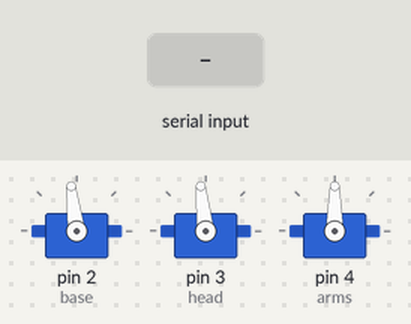
The sketch below on a simulated Arduino Uno, built with avr-gcc and run on an emulated ATmega328P. Shown: 3 × servo. The test bench sets the inputs (shaded band).

Above: at 1.13 s.
1.3 s: "90,45\n" received over Serial
At 2.3 s:
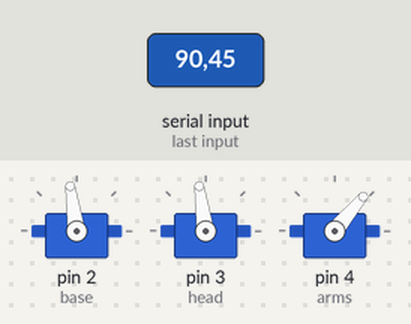
4.3 s: "30,150\n" received over Serial
At 5.49 s:
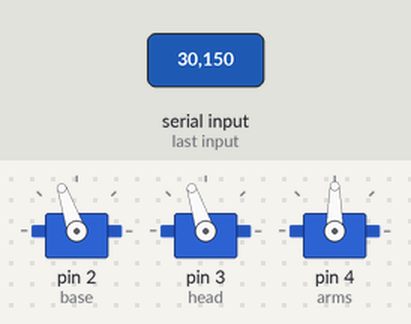
7.3 s: "3\n" received over Serial
At 7.8 s:
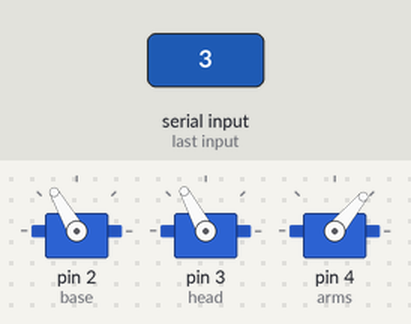
16.3 s: "0\n" received over Serial
At 17.3 s:
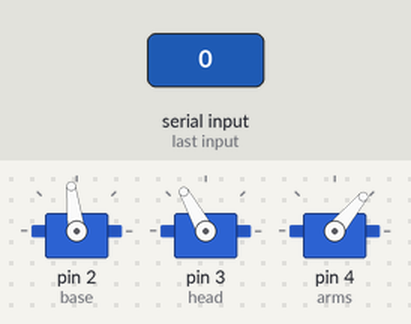
22.3 s: "1\n" received over Serial
At 23.4 s:
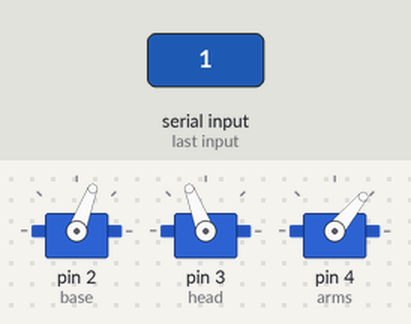
25.3 s: "2\n" received over Serial
At 26.69 s:
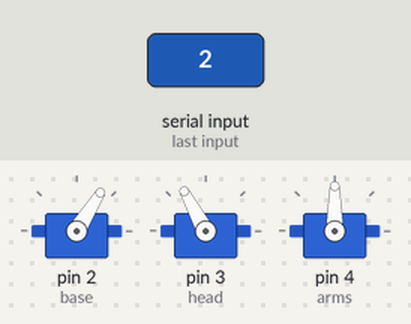
Timing chart, 0 to 29.3 s (numbered marks = the images above; inputs shaded):
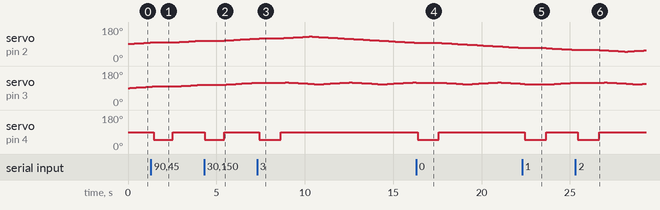

The sketch:

arduino1.2.ino
```cpp
#include <Servo.h>

// declare servos
Servo base;
Servo head;
Servo arms;

int basePos = 90;
int headPos = 90;
int armsPos = 90;

// set default scan directions
bool directionRight = true;
bool directionUp = true;

// set speeds of servos
int baseSpeed = 100;
int headSpeed = 80;
int centerSpeed = 100;


//  setup
void setup() {
  //  attach servos to pins
  base.attach(2);
  head.attach(3);
  arms.attach(4);

  Serial.begin(9600);
}// end setup


//  main loop
void loop() {
  //  finder represents a region
  //  where the AprilTag is located
  //  OpenMV sends an integer that is set to finder
  //   __________________
  //  |      |    |      |
  //  |  3   | 2  |  1   |
  //  |______|____|______|
  //  |  4   | 0  |  8   |
  //  |______|____|______|
  //  |      |    |      |
  //  |  5   | 6  |  7   |
  //  |______|____|______|
  //
  //  the servos move the arm to center the AprilTag in the view
  //
  int finder;
  if(Serial.available()) {
    finder = Serial.parseInt();
    arms.write(50);
    centerArm(finder);
  }
  else {
  //  when no apriltags are visible, the robot
  //  defaults to the scan functions
  arms.write(90);
  scanBase();
  scanHead();
  }
}// end main loop

void scanBase() {
  if(base.read() >= 130) {
    directionRight = false;
  }
  if(base.read() <= 50) {
    directionRight = true;
  }
  if(directionRight == true) {
    base.write(base.read() + 1);
    delay(baseSpeed);
    return;
  }
  else {
    base.write(base.read() - 1);
    delay(baseSpeed);
    return;
  }
}

void scanHead() {
  if(head.read() >= 120) {
    directionUp = false;
  }
  if(head.read() <= 110) {
    directionUp = true;
  }
  if(directionUp == true) {
    head.write(head.read() + 1);
    delay(headSpeed);
    return;
  }
  else {
    head.write(head.read() - 1);
    delay(headSpeed);
    return;
  }
}


//  the center() function moves the robot to
//  orient itself so it is looking at the apriltag

void centerArm(int finderIndex) {
  if(finderIndex == 0) {
    base.write(base.read());
    head.write(head.read());
    delay(centerSpeed);
    return;
  }
  if(finderIndex == 1) {
    base.write(base.read() - 1);
    head.write(head.read() - 1);
    delay(centerSpeed);
    return;
  }
  if(finderIndex == 2) {
    base.write(base.read());
    head.write(head.read() - 1);
    delay(centerSpeed);
    return;
  }
  if(finderIndex == 3) {
    base.write(base.read() + 1);
    head.write(head.read() - 1);
    delay(centerSpeed);
    return;
  }
  if(finderIndex == 4) {
    base.write(base.read() + 1);
    head.write(head.read());
    delay(centerSpeed);
    return;
  }
  if(finderIndex == 5) {
    base.write(base.read() + 1);
    head.write(head.read() + 1);
    delay(centerSpeed);
    return;
  }
  if(finderIndex == 6) {
    base.write(base.read());
    head.write(head.read() + 1);
    delay(centerSpeed);
    return;
  }
  if(finderIndex == 7) {
    base.write(base.read() - 1);
    head.write(head.read() + 1);
    delay(centerSpeed);
    return;
  }
  if(finderIndex == 8) {
    base.write(base.read() - 1);
    head.write(head.read());
    delay(centerSpeed);
    return;
  }
}
```

Measured:
- after the input at 1.3 s, servo on pin 4 (arms): 90° → 50° after 0.14 s, → 90° 1.1 s later
- after the input at 4.3 s, servo on pin 4 (arms): 90° → 50° at once, → 90° 1.1 s later
- after the input at 7.3 s, servo on pin 4 (arms): 90° → 50° after 0.13 s, → 90° 1.2 s later
- after the input at 16.3 s, servo on pin 4 (arms): 90° → 50° after 0.08 s, → 90° 1.2 s later
- after the input at 22.3 s, servo on pin 4 (arms): 90° → 50° after 0.15 s, → 90° 1.2 s later
- after the input at 25.3 s, servo on pin 4 (arms): 90° → 50° after 0.15 s, → 90° 1.2 s later
- by itself, servo on pin 2 (base): rises from 119° to 130° in 2.8 s, then falls to 97° in 5.9 s
